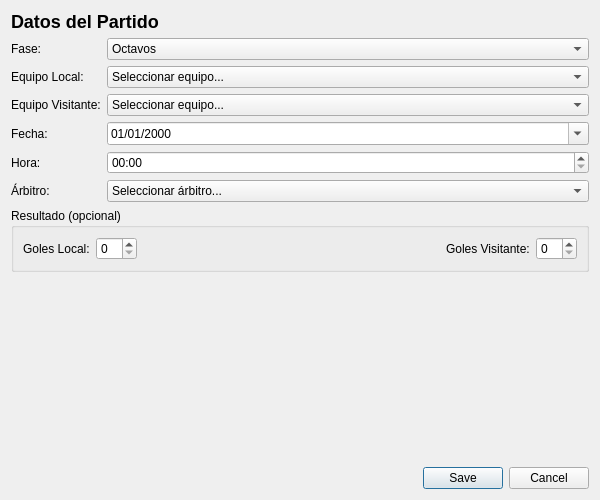
<?xml version="1.0" encoding="UTF-8"?>
<ui version="4.0">
 <class>DialogPartido</class>
 <widget class="QDialog" name="DialogPartido">
  <property name="geometry">
   <rect>
    <x>0</x>
    <y>0</y>
    <width>600</width>
    <height>500</height>
   </rect>
  </property>
  <property name="windowTitle">
   <string>Nuevo/Editar Partido</string>
  </property>
  <layout class="QVBoxLayout" name="verticalLayout">
   <item>
    <widget class="QLabel" name="labelTitle">
     <property name="text">
      <string>Datos del Partido</string>
     </property>
     <property name="styleSheet">
      <string>font-size: 18px; font-weight: bold;</string>
     </property>
    </widget>
   </item>
   <item>
    <layout class="QFormLayout" name="formLayout">
     <item row="0" column="0">
      <widget class="QLabel" name="labelFase">
       <property name="text">
        <string>Fase:</string>
       </property>
      </widget>
     </item>
     <item row="0" column="1">
      <widget class="QComboBox" name="cmbFase">
       <item>
        <property name="text">
         <string>Octavos</string>
        </property>
       </item>
       <item>
        <property name="text">
         <string>Cuartos</string>
        </property>
       </item>
       <item>
        <property name="text">
         <string>Semifinal</string>
        </property>
       </item>
       <item>
        <property name="text">
         <string>Final</string>
        </property>
       </item>
      </widget>
     </item>
     <item row="1" column="0">
      <widget class="QLabel" name="labelLocal">
       <property name="text">
        <string>Equipo Local:</string>
       </property>
      </widget>
     </item>
     <item row="1" column="1">
      <widget class="QComboBox" name="cmbEquipoLocal">
       <item>
        <property name="text">
         <string>Seleccionar equipo...</string>
        </property>
       </item>
      </widget>
     </item>
     <item row="2" column="0">
      <widget class="QLabel" name="labelVisitante">
       <property name="text">
        <string>Equipo Visitante:</string>
       </property>
      </widget>
     </item>
     <item row="2" column="1">
      <widget class="QComboBox" name="cmbEquipoVisitante">
       <item>
        <property name="text">
         <string>Seleccionar equipo...</string>
        </property>
       </item>
      </widget>
     </item>
     <item row="3" column="0">
      <widget class="QLabel" name="labelFecha">
       <property name="text">
        <string>Fecha:</string>
       </property>
      </widget>
     </item>
     <item row="3" column="1">
      <widget class="QDateEdit" name="dateFecha">
       <property name="displayFormat">
        <string>dd/MM/yyyy</string>
       </property>
       <property name="calendarPopup">
        <bool>true</bool>
       </property>
      </widget>
     </item>
     <item row="4" column="0">
      <widget class="QLabel" name="labelHora">
       <property name="text">
        <string>Hora:</string>
       </property>
      </widget>
     </item>
     <item row="4" column="1">
      <widget class="QTimeEdit" name="timeHora">
       <property name="displayFormat">
        <string>HH:mm</string>
       </property>
      </widget>
     </item>
     <item row="5" column="0">
      <widget class="QLabel" name="labelArbitro">
       <property name="text">
        <string>Árbitro:</string>
       </property>
      </widget>
     </item>
     <item row="5" column="1">
      <widget class="QComboBox" name="cmbArbitro">
       <item>
        <property name="text">
         <string>Seleccionar árbitro...</string>
        </property>
       </item>
      </widget>
     </item>
    </layout>
   </item>
   <item>
    <widget class="QGroupBox" name="groupResultado">
     <property name="title">
      <string>Resultado (opcional)</string>
     </property>
     <layout class="QHBoxLayout" name="horizontalLayout">
      <item>
       <widget class="QLabel" name="labelGolesLocal">
        <property name="text">
         <string>Goles Local:</string>
        </property>
       </widget>
      </item>
      <item>
       <widget class="QSpinBox" name="spinGolesLocal">
        <property name="maximum">
         <number>99</number>
        </property>
       </widget>
      </item>
      <item>
       <spacer name="horizontalSpacer">
        <property name="orientation">
         <enum>Qt::Horizontal</enum>
        </property>
        <property name="sizeHint" stdset="0">
         <size>
          <width>40</width>
          <height>20</height>
         </size>
        </property>
       </spacer>
      </item>
      <item>
       <widget class="QLabel" name="labelGolesVisitante">
        <property name="text">
         <string>Goles Visitante:</string>
        </property>
       </widget>
      </item>
      <item>
       <widget class="QSpinBox" name="spinGolesVisitante">
        <property name="maximum">
         <number>99</number>
        </property>
       </widget>
      </item>
     </layout>
    </widget>
   </item>
   <item>
    <spacer name="verticalSpacer">
     <property name="orientation">
      <enum>Qt::Vertical</enum>
     </property>
     <property name="sizeHint" stdset="0">
      <size>
       <width>20</width>
       <height>40</height>
      </size>
     </property>
    </spacer>
   </item>
   <item>
    <widget class="QDialogButtonBox" name="buttonBox">
     <property name="standardButtons">
      <set>QDialogButtonBox::Cancel|QDialogButtonBox::Save</set>
     </property>
    </widget>
   </item>
  </layout>
 </widget>
 <resources/>
 <connections>
  <connection>
   <sender>buttonBox</sender>
   <signal>accepted()</signal>
   <receiver>DialogPartido</receiver>
   <slot>accept()</slot>
  </connection>
  <connection>
   <sender>buttonBox</sender>
   <signal>rejected()</signal>
   <receiver>DialogPartido</receiver>
   <slot>reject()</slot>
  </connection>
 </connections>
</ui>
